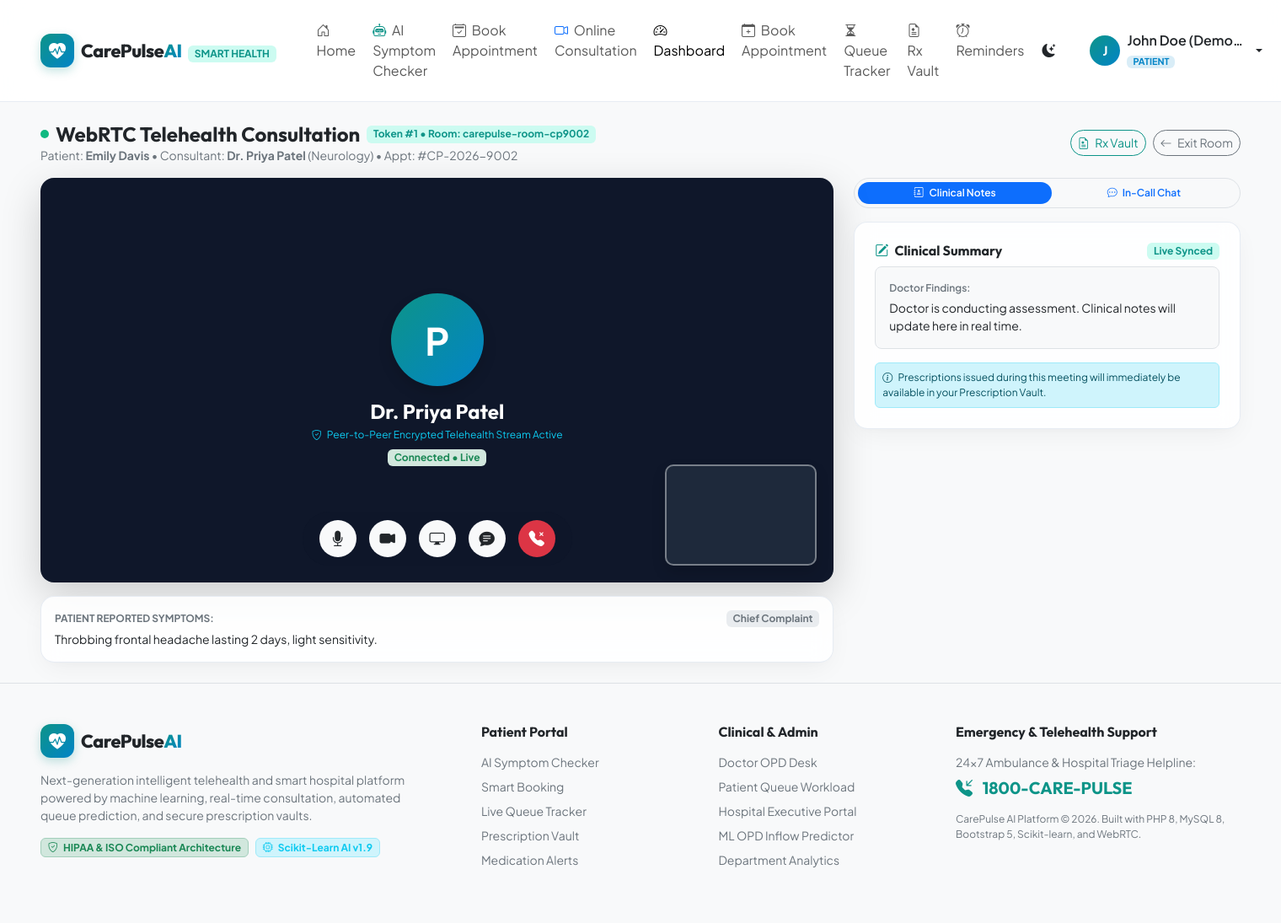
The page /telemedicine/index.php?room=carepulse-room-cp9002 (signed in) on the database its author committed.
### tables this page shows
CREATE TABLE `users` (
    `id` INT UNSIGNED AUTO_INCREMENT PRIMARY KEY,
    `name` VARCHAR(120) NOT NULL,
    `email` VARCHAR(150) NOT NULL UNIQUE,
    `password_hash` VARCHAR(255) NOT NULL,
    `role` ENUM('patient', 'doctor', 'admin') NOT NULL DEFAULT 'patient',
    `phone` VARCHAR(20) DEFAULT NULL,
    `gender` ENUM('male', 'female', 'other') DEFAULT 'other',
    `dob` DATE DEFAULT NULL,
    `blood_group` VARCHAR(5) DEFAULT NULL,
    `otp_code` VARCHAR(10) DEFAULT NULL,
    `otp_expiry` DATETIME DEFAULT NULL,
    `is_verified` TINYINT(1) NOT NULL DEFAULT 0,
    `status` ENUM('active', 'inactive', 'suspended') NOT NULL DEFAULT 'active',
    `avatar` VARCHAR(255) DEFAULT 'default-avatar.png',
    `created_at` TIMESTAMP DEFAULT CURRENT_TIMESTAMP,
    `updated_at` TIMESTAMP DEFAULT CURRENT_TIMESTAMP ON UPDATE CURRENT_TIMESTAMP,
    INDEX `idx_role` (`role`),
    INDEX `idx_status` (`status`)
);

CREATE TABLE `appointments` (
    `id` INT UNSIGNED AUTO_INCREMENT PRIMARY KEY,
    `appointment_number` VARCHAR(30) NOT NULL UNIQUE,
    `patient_id` INT UNSIGNED NOT NULL,
    `doctor_id` INT UNSIGNED NOT NULL,
    `department_id` INT UNSIGNED NOT NULL,
    `appointment_date` DATE NOT NULL,
    `appointment_time` TIME NOT NULL,
    `appointment_type` ENUM('hospital_visit', 'online_consultation') NOT NULL DEFAULT 'online_consultation',
    `queue_number` INT UNSIGNED NOT NULL DEFAULT 1,
    `status` ENUM('pending_payment', 'confirmed', 'in_consultation', 'completed', 'cancelled') NOT NULL DEFAULT 'pending_payment',
    `symptoms_summary` TEXT DEFAULT NULL,
    `meeting_room_id` VARCHAR(100) DEFAULT NULL,
    `estimated_wait_time` INT UNSIGNED DEFAULT 0,
    `created_at` TIMESTAMP DEFAULT CURRENT_TIMESTAMP,
    `updated_at` TIMESTAMP DEFAULT CURRENT_TIMESTAMP ON UPDATE CURRENT_TIMESTAMP,
    UNIQUE KEY `unique_doctor_slot` (`doctor_id`, `appointment_date`, `appointment_time`),
    FOREIGN KEY (`patient_id`) REFERENCES `users`(`id`) ON DELETE CASCADE,
    FOREIGN KEY (`doctor_id`) REFERENCES `doctor_profiles`(`id`) ON DELETE RESTRICT,
    FOREIGN KEY (`department_id`) REFERENCES `departments`(`id`) ON DELETE RESTRICT,
    INDEX `idx_date_doctor` (`appointment_date`, `doctor_id`),
    INDEX `idx_status` (`status`)
);

CREATE TABLE `departments` (
    `id` INT UNSIGNED AUTO_INCREMENT PRIMARY KEY,
    `name` VARCHAR(100) NOT NULL UNIQUE,
    `code` VARCHAR(20) NOT NULL UNIQUE,
    `icon` VARCHAR(50) DEFAULT 'bi-heart-pulse',
    `description` TEXT DEFAULT NULL,
    `status` ENUM('active', 'inactive') NOT NULL DEFAULT 'active',
    `created_at` TIMESTAMP DEFAULT CURRENT_TIMESTAMP
);

### telemedicine/index.php (the view, shortened to what the rows shown need)
<?php
require_once __DIR__ . '/../includes/config.php';
require_once __DIR__ . '/../includes/db.php';
require_once __DIR__ . '/../includes/auth.php';
$roomId = trim($_GET['room'] ?? '');
$appointmentId = (int)($_GET['appointment_id'] ?? 0);
$appointment = null;
if (!empty($roomId)) {
    $appointment = Database::fetchOne("
        SELECT a.*, d.room_number, d.qualification, d.specialization,
               u_doc.name as doctor_name, u_doc.avatar as doctor_avatar,
               u_pat.name as patient_name, u_pat.avatar as patient_avatar, u_pat.gender as patient_gender, u_pat.blood_group as patient_blood_group,
               dep.name as department_name, dep.icon as department_icon,
               c.id as consultation_id, c.doctor_notes, c.diagnosis
        FROM appointments a
        JOIN doctor_profiles d ON a.doctor_id = d.id
        JOIN users u_doc ON d.user_id = u_doc.id
        JOIN users u_pat ON a.patient_id = u_pat.id
        JOIN departments dep ON a.department_id = dep.id
        LEFT JOIN consultations c ON a.id = c.appointment_id
        WHERE a.meeting_room_id = ?
    ", [$roomId]);
}
require_once __DIR__ . '/../includes/header.php';
?>
<div class="container-fluid px-lg-5 py-4">
    <?php if (!$appointment): ?>
        <div class="glass-card p-5 text-center my-4">
            <div class="icon-box bg-teal-subtle text-teal rounded-circle p-4 mx-auto mb-3" style="width: 80px; height: 80px;">
                <i class="bi bi-camera-video-off fs-1"></i>
            </div>
            <h4 class="fw-bold">No Active Telemedicine Session Found</h4>
            <p class="text-secondary small max-w-500 mx-auto mb-4">
                You do not currently have an active online consultation room in progress. Book a consultation or enter an active room token.
            </p>
            <div class="d-flex justify-content-center gap-3">
                <a href="<?= base_url('patient/book_appointment.php') ?>" class="btn btn-teal text-white rounded-pill px-4 py-2 fw-semibold">
                    <i class="bi bi-calendar-plus me-1"></i> Book Video Consultation
                </a>
                <a href="<?= base_url(Auth::getDashboardUrl()) ?>" class="btn btn-outline-secondary rounded-pill px-4 py-2 fw-semibold">
                    Return to Dashboard
                </a>
            </div>
        </div>
    <?php else: ?>
        <div class="d-flex flex-column flex-md-row justify-content-between align-items-md-center gap-3 mb-3">
            <div>
                <div class="d-flex align-items-center gap-2">
                    <span class="pulse-indicator"></span>
                    <h4 class="fw-bold mb-0">WebRTC Telehealth Consultation</h4>
                    <span class="badge bg-teal-subtle text-teal">Token #<?= $appointment['queue_number'] ?> &bull; Room: <?= e($appointment['meeting_room_id']) ?></span>
                </div>
                <p class="text-secondary small mb-0">
                    Patient: <strong><?= e($appointment['patient_name']) ?></strong> &bull;
                    Consultant: <strong><?= e($appointment['doctor_name']) ?></strong> (<?= e($appointment['department_name']) ?>) &bull;
                    Appt: #<?= e($appointment['appointment_number']) ?>
                </p>
            </div>
            <div class="d-flex gap-2">
                <?php if ($userRole === 'doctor'): ?>
                    <button type="button" class="btn btn-outline-teal btn-sm rounded-pill" onclick="saveClinicalNotes(false)">
                        <i class="bi bi-save me-1"></i> Save Notes
                    </button>
                    <button type="button" class="btn btn-danger btn-sm rounded-pill px-4 fw-bold shadow-sm" onclick="endConsultation()">
                        <i class="bi bi-prescription2 me-1"></i> Conclude & Write Rx
                    </button>
                <?php else: ?>
                    <a href="<?= base_url('patient/prescriptions.php') ?>" class="btn btn-outline-teal btn-sm rounded-pill">
                        <i class="bi bi-file-earmark-medical me-1"></i> Rx Vault
                    </a>
                    <a href="<?= base_url('patient/index.php') ?>" class="btn btn-outline-secondary btn-sm rounded-pill">
                        <i class="bi bi-arrow-left me-1"></i> Exit Room
                    </a>
                <?php endif; ?>
            </div>
        </div>
        <div class="row g-4">
            <div class="col-lg-8">
                <div class="video-container shadow-lg">
                    <div id="remoteVideoBox" class="w-100 h-100 d-flex flex-column align-items-center justify-content-center text-center p-4">
                        <div class="user-avatar-badge mb-3 shadow" style="width: 110px; height: 110px; font-size: 2.8rem; background: linear-gradient(135deg, #0d9488, #0284c7);">
                            <?= $userRole === 'doctor' ? strtoupper(substr($appointment['patient_name'], 0, 1)) : strtoupper(substr($appointment['doctor_name'], 4, 1)) ?>
                        </div>
                        <h4 class="text-white fw-bold mb-1" id="remoteParticipantName">
                            <?= $userRole === 'doctor' ? e($appointment['patient_name']) : e($appointment['doctor_name']) ?>
                        </h4>
                        <p class="text-info fs-xs mb-0"><i class="bi bi-shield-check me-1"></i> Peer-to-Peer Encrypted Telehealth Stream Active</p>
                        <span class="badge bg-success-subtle text-success mt-2" id="callDuration">Connected &bull; Live</span>
                    </div>
                    <div class="video-pip shadow">
                        <video id="teleLocalVideo" class="video-element" autoplay playsinline muted></video>
                    </div>
                    <div class="video-controls">
                        <button class="video-btn btn btn-light" id="btnToggleMic" title="Mute/Unmute Mic" type="button">
                            <i class="bi bi-mic-fill text-dark" id="micIcon"></i>
                        </button>
                        <button class="video-btn btn btn-light" id="btnToggleCam" title="Turn Camera On/Off" type="button">
                            <i class="bi bi-camera-video-fill text-dark" id="camIcon"></i>
                        </button>
                        <button class="video-btn btn btn-light" id="btnShareScreen" title="Share Screen" type="button">
                            <i class="bi bi-display text-dark" id="screenIcon"></i>
                        </button>
                        <button class="video-btn btn btn-light" id="btnToggleChat" title="Toggle In-Call Chat" type="button">
                            <i class="bi bi-chat-text-fill text-dark"></i>
                        </button>
                        <?php if ($userRole === 'doctor'): ?>
                            <button class="video-btn btn btn-danger" onclick="endConsultation()" title="End Consultation">
                                <i class="bi bi-telephone-x-fill text-white"></i>
                            </button>
                        <?php else: ?>
                            <a href="<?= base_url('patient/index.php') ?>" class="video-btn btn btn-danger" title="Leave Consultation">
                                <i class="bi bi-telephone-x-fill text-white"></i>
                            </a>
                        <?php endif; ?>
                    </div>
                </div>
                <div class="glass-card p-3 mt-3">
                    <div class="d-flex justify-content-between align-items-center mb-1">
                        <span class="fs-xs text-secondary fw-bold text-uppercase">Patient Reported Symptoms:</span>
                        <span class="badge bg-body-secondary text-secondary">Chief Complaint</span>
                    </div>
                    <p class="small text-body mb-0">
                        <?= !empty($appointment['symptoms_summary']) ? e($appointment['symptoms_summary']) : 'Routine follow-up / general outpatient review.' ?>
                    </p>
                </div>
            </div>
            <div class="col-lg-4">
                <ul class="nav nav-pills nav-fill mb-3 p-1 bg-body-tertiary rounded-pill border" id="teleTabs" role="tablist">
                    <li class="nav-item" role="presentation">
                        <button class="nav-link active rounded-pill fw-semibold py-1 fs-xs" id="notes-tab" data-bs-toggle="pill" data-bs-target="#tabNotes" type="button">
                            <i class="bi bi-journal-medical me-1"></i> Clinical Notes
                        </button>
                    </li>
                    <li class="nav-item" role="presentation">
                        <button class="nav-link rounded-pill fw-semibold py-1 fs-xs" id="chat-tab" data-bs-toggle="pill" data-bs-target="#tabChat" type="button">
                            <i class="bi bi-chat-dots me-1"></i> In-Call Chat
                        </button>
                    </li>
                </ul>
                <div class="tab-content" id="teleTabsContent">
                    <div class="tab-pane fade show active" id="tabNotes" role="tabpanel">
                        <div class="glass-card p-4">
                            <div class="d-flex justify-content-between align-items-center mb-2">
                                <h6 class="fw-bold mb-0 text-body"><i class="bi bi-pencil-square me-1 text-teal"></i> Clinical Summary</h6>
                                <span class="badge bg-teal-subtle text-teal fs-xs" id="notesSyncStatus">Live Synced</span>
                            </div>
                            <?php if ($userRole === 'doctor'): ?>
                                <div class="mb-3">
                                    <label class="form-label small fw-semibold text-secondary" for="teleDiagnosis">Diagnosis *</label>
                                    <input type="text" class="form-control" id="teleDiagnosis" value="<?= e($appointment['diagnosis'] ?? '') ?>" placeholder="e.g. Acute Pharyngitis / Hypertension">
                                </div>
                                <div class="mb-3">
                                    <label class="form-label small fw-semibold text-secondary" for="teleNotes">Doctor Observations & Vitals</label>
                                    <textarea class="form-control" id="teleNotes" rows="7" placeholder="Record physical observations, vitals, SpO2, heart rate, provisional diagnosis..."><?= e($appointment['doctor_notes'] ?? '') ?></textarea>
                                </div>
                                <button type="button" class="btn btn-teal text-white w-100 rounded-pill py-2 fw-bold shadow-sm" onclick="endConsultation()">
                                    <i class="bi bi-prescription2 me-1"></i> Conclude & Write Digital Rx
                                </button>
                            <?php else: ?>
                                <div class="p-3 rounded-3 bg-body-tertiary border mb-3 min-h-160">
                                    <span class="fs-xs text-secondary d-block fw-semibold mb-1">Doctor Findings:</span>
                                    <p class="small text-body mb-0" id="patientLiveNotesDisplay">
                                        <?= !empty($appointment['doctor_notes']) ? nl2br(e($appointment['doctor_notes'])) : 'Doctor is conducting assessment. Clinical notes will update here in real time.' ?>
                                    </p>
                                </div>
                                <div class="alert alert-info border-info-subtle p-2 rounded-2 fs-xs mb-0">
                                    <i class="bi bi-info-circle me-1"></i> Prescriptions issued during this meeting will immediately be available in your Prescription Vault.
                                </div>
                            <?php endif; ?>
                        </div>
                    </div>
                </div>
            </div>
        </div>
    <?php endif; ?>
</div>
<?php require_once __DIR__ . '/../includes/footer.php'; ?>

### includes/header.php (shortened to what the rows shown need)
<?php
require_once __DIR__ . '/config.php';
require_once __DIR__ . '/db.php';
require_once __DIR__ . '/auth.php';
require_once __DIR__ . '/security.php';
$currentUser = Auth::currentUser();
$userRole = Auth::currentUserRole();
?>
<!DOCTYPE html>
<html lang="en" data-bs-theme="light">
<head>
    <link href="https://cdn.jsdelivr.net/npm/bootstrap@5.3.3/dist/css/bootstrap.min.css" rel="stylesheet">
    <link rel="stylesheet" href="https://cdn.jsdelivr.net/npm/bootstrap-icons@1.11.3/font/bootstrap-icons.min.css">
    <link rel="stylesheet" href="<?= base_url('assets/css/main.css') ?>">
</head>
<body class="bg-body-tertiary">
<nav class="navbar navbar-expand-lg navbar-glass sticky-top py-3">
    <div class="container-fluid px-lg-5">
        <div class="collapse navbar-collapse" id="navbarMain">
            <div class="d-flex align-items-center gap-3">
                <?php if ($currentUser): ?>
                    <div class="dropdown">
                        <button class="btn user-profile-btn dropdown-toggle d-flex align-items-center gap-2 border-0" type="button" data-bs-toggle="dropdown">
                            <div class="user-avatar-badge">
                                <?= strtoupper(substr($currentUser['name'], 0, 1)) ?>
                            </div>
                            <div class="text-start d-none d-sm-block">
                                <span class="d-block fw-semibold text-truncate" style="max-width: 140px;"><?= e($currentUser['name']) ?></span>
                                <span class="badge role-badge role-<?= e($userRole) ?> text-uppercase"><?= e($userRole) ?></span>
                            </div>
                        </button>
                    </div>
                <?php endif; ?>
            </div>
        </div>
    </div>
</nav>

### rows shown on the page
users: name "J", name "John Doe (Demo…"
appointments: queue_number "1", meeting_room "carepulse-room-cp9002", patient.name "Emily Davis", users.name "Dr. Priya Patel", department.name "Neurology", appointment_number "CP-2026-9002", users.name "P", symptoms_summary "Throbbing frontal headache lasting 2 days, light sensitivity."

### other values the page prints
$userRole "PATIENT"
